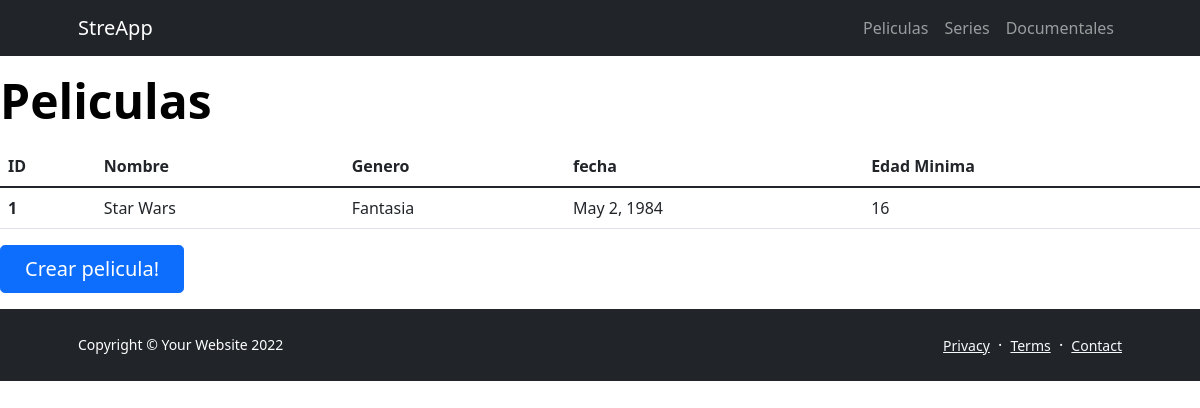
The app's page /streapp/peliculas/, older data.
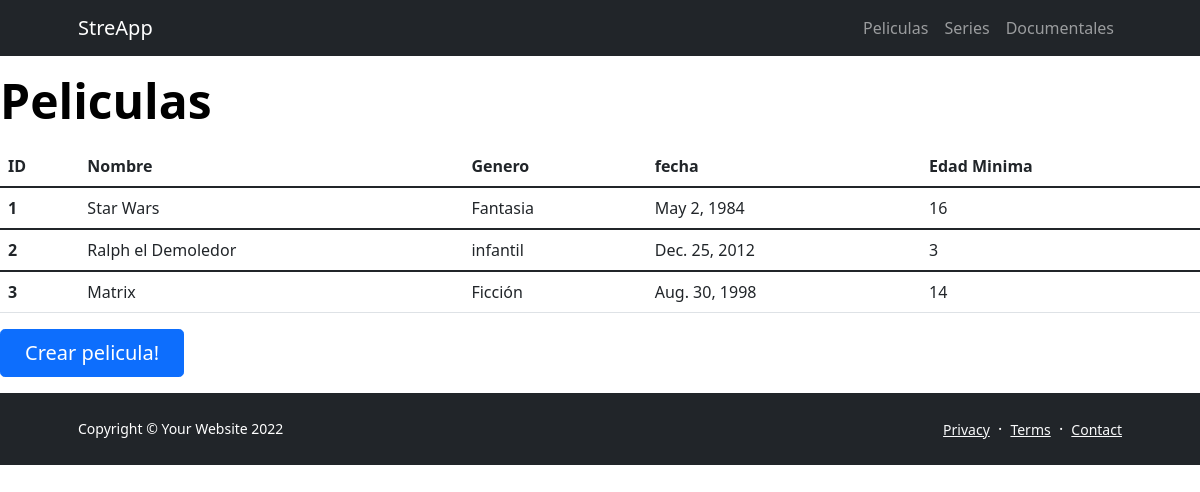
The same page, newer data.
### streapp/models.py (models this page shows, shortened)
class Peliculas(models.Model):
    nombre = models.CharField(max_length=128)
    genero = models.CharField(max_length=128)
    fecha = models.DateField()
    aptoPara = models.IntegerField()

### streapp/views.py (the view)
def peliculas(request):
        listas = Peliculas.objects.all()
        return render(request, "streapp/peliculas.html", {"listas":listas})

### streapp/templates/streapp/peliculas.html (shortened to what this page needs)
{% extends "streapp/plantilla_base.html" %}
{% block contenido_base %}
<h1 class="display-5 fw-bolder text-black mb-2">Peliculas</h1>
<table class="table">
    <thead>
      <tr>
        <th scope="col">ID</th>
        <th scope="col">Nombre</th>
        <th scope="col">Genero</th>
        <th scope="col">fecha</th>
        <th scope="col">Edad Minima</th>
      </tr>
    </thead>
    <tbody>
    {% for lista in listas %}
      <tr>
        <th scope="row">{{lista.id}}</th>
        <td>{{lista.nombre}}</td>
        <td>{{lista.genero}}</td>
        <td>{{lista.fecha}}</td>
        <td>{{lista.aptoPara}}</td>
      </tr>
    </tbody>
    {% endfor %}
  </table>
<a class="btn btn-primary btn-lg px-4 me-sm-3" href="{% url 'form_peliculas' %}">Crear pelicula!</a>
{% endblock contenido_base %}}

### streapp/templates/streapp/plantilla_base.html (shortened to what this page needs)
{% load static %}
<!DOCTYPE html>
<html lang="en">
    <head>
        <link href="https://cdn.jsdelivr.net/npm/bootstrap-icons@1.5.0/font/bootstrap-icons.css" rel="stylesheet" />
        <link href="{% static 'streapp\css\styles.css' %}" rel="stylesheet" />
    </head>
    <body class="d-flex flex-column h-100">
        <main class="flex-shrink-0">
             <nav class="navbar navbar-expand-lg navbar-dark bg-dark">
                <div class="container px-5">
                    <a class="navbar-brand" href="{% url 'inicio' %}">StreApp</a>
                    <div class="collapse navbar-collapse" id="navbarSupportedContent">
                        <ul class="navbar-nav ms-auto mb-2 mb-lg-0">
                            <li class="nav-item"><a class="nav-link" href="{% url 'peliculas' %}">Peliculas</a></li>
                            <li class="nav-item"><a class="nav-link" href="{% url 'series' %}">Series</a></li>
                            <li class="nav-item"><a class="nav-link" href="{% url 'documentales' %}">Documentales</a></li>
                                </ul>
                    </div>
                </div>
            </nav>
 {% block contenido_base %}
 {% endblock contenido_base %}
        <footer class="bg-dark py-4 mt-auto">
            <div class="container px-5">
                <div class="row align-items-center justify-content-between flex-column flex-sm-row">
                    <div class="col-auto"><div class="small m-0 text-white">Copyright &copy; Your Website 2022</div></div>
                    <div class="col-auto">
                        <a class="link-light small" href="#!">Privacy</a>
                        <span class="text-white mx-1">&middot;</span>
                        <a class="link-light small" href="#!">Terms</a>
                        <span class="text-white mx-1">&middot;</span>
                        <a class="link-light small" href="#!">Contact</a>
                    </div>
                </div>
            </div>
        </footer>
    </body>
</html>

Row changes from the older to the newer data that the page shows:
added Peliculas: id "2", nombre "Ralph el Demoledor", genero "infantil", fecha "Dec. 25, 2012", aptoPara "3"
added Peliculas: id "3", nombre "Matrix", genero "Ficción", fecha "Aug. 30, 1998", aptoPara "14"
